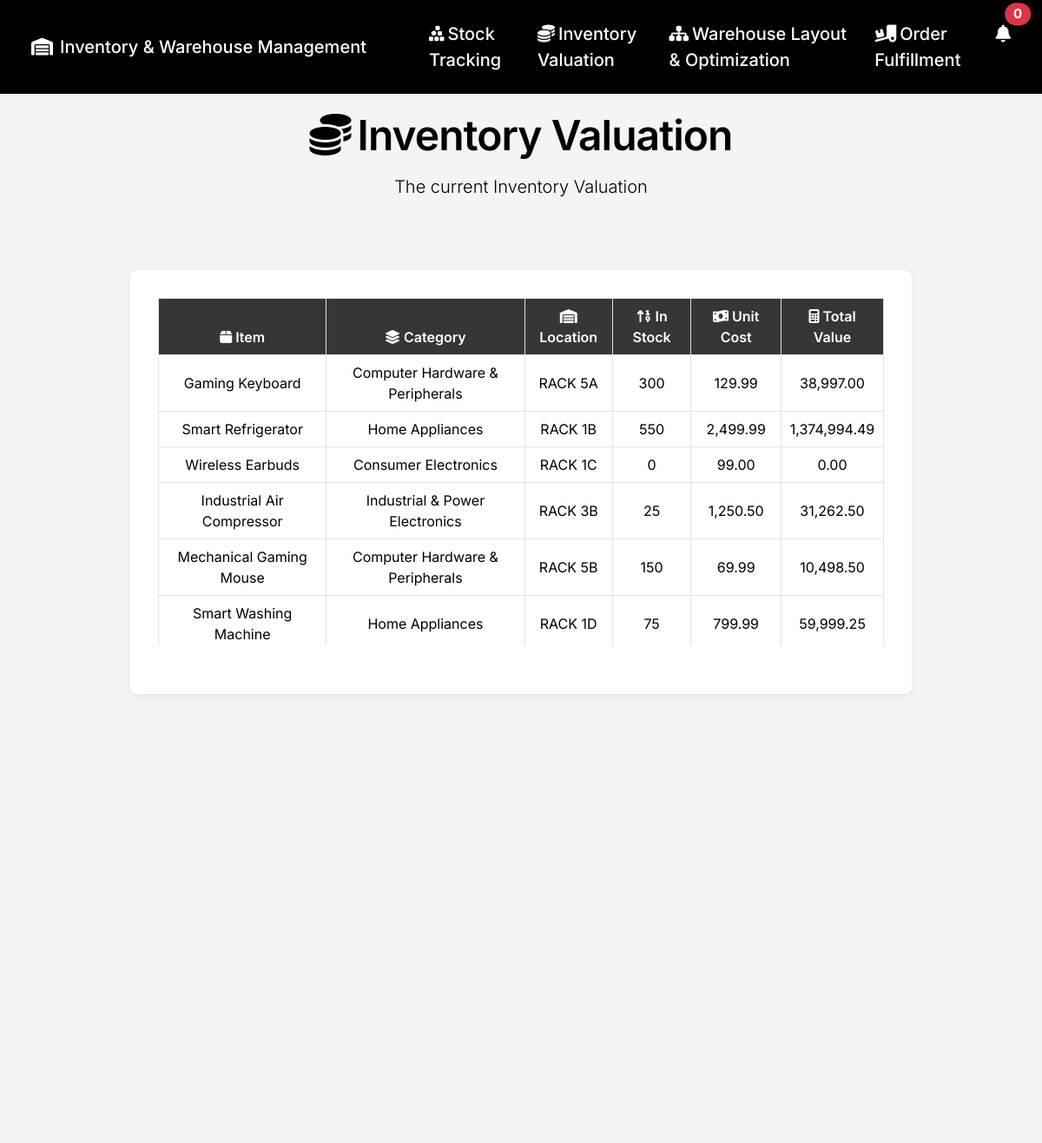
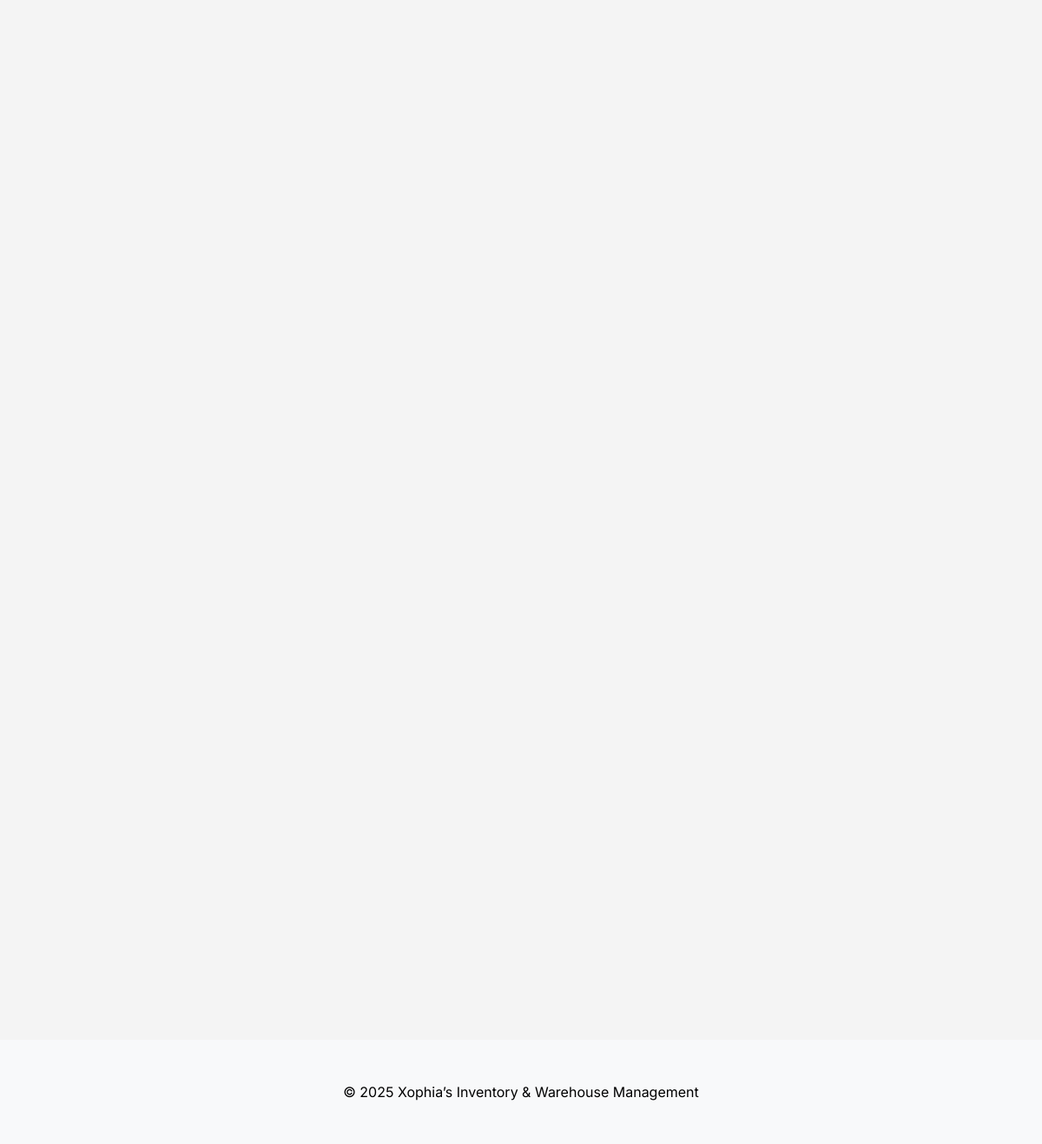
The page /inventory-valuation.php on the database its author committed (2 pictures, top to bottom).
### tables this page shows
CREATE TABLE `stocks` (
  `item` varchar(100) NOT NULL,
  `bar` varchar(255) NOT NULL,
  `category` varchar(100) NOT NULL,
  `location` varchar(100) NOT NULL,
  `price` float(255,2) NOT NULL,
  `id` int(10) NOT NULL,
  `stock` int(255) DEFAULT NULL,
  `notified` tinyint(1) DEFAULT 0
);

### inventory-valuation.php (the view, shortened to what this page needs)
<?php
include "config/config.php";
?>
<!DOCTYPE html>
<html lang="en">
<head>
    <link rel="stylesheet" href="https://cdn.jsdelivr.net/npm/bootstrap@5.3.3/dist/css/bootstrap.min.css">
    <link rel="stylesheet" href="https://cdnjs.cloudflare.com/ajax/libs/font-awesome/6.5.2/css/all.min.css">
    <link rel="stylesheet" href="https://cdnjs.cloudflare.com/ajax/libs/animate.css/4.1.1/animate.min.css"/>
</head>
<body>
    <nav class="navbar navbar-expand-lg navbar-dark fixed-top py-3">
        <div class="container-fluid">
            <a class="navbar-brand ps-4" href="index.php">
              <i class="fa-solid fa-warehouse me-2"></i>Inventory & Warehouse Management
            </a>
            <div class="collapse navbar-collapse justify-content-end" id="navbarNav">
                <ul class="navbar-nav gap-3">
                    <li class="nav-item ms-5">
                        <a class="nav-link" href="stock-tracking.php"><i class="fa-solid fa-cubes-stacked me-1"></i>Stock Tracking</a>
                    </li>
                    <li class="nav-item">
                        <a class="nav-link" href="inventory-valuation.php"><i class="fa-solid fa-coins me-1"></i>Inventory Valuation</a>
                    </li>
                    <li class="nav-item">
                        <a class="nav-link" href="warehouse-layout-optimization.php"><i class="fa-solid fa-sitemap me-1"></i>Warehouse Layout & Optimization</a>
                    </li>
                    <li class="nav-item">
                        <a class="nav-link" href="order-fulfillment.php"><i class="fa-solid fa-truck-ramp-box me-1"></i>Order Fulfillment</a>
                    </li>
                    <li>
                        <div class="nav-item dropdown me-3">
                           <a class="nav-link position-relative" href="#" id="notificationDropdown" data-bs-toggle="dropdown" aria-expanded="false" onclick="markNotificationsSeen()">
                                <i class="fa-solid fa-bell"></i>
                                <span class="position-absolute top-0 start-100 translate-middle badge rounded-pill bg-danger">
                                    <?php
                                    $query = "SELECT COUNT(*) as con FROM stocks WHERE stock < 49 AND notified = 0";
                                    $result = mysqli_query($conn, $query);
                                    echo mysqli_fetch_array($result)['con'];
                                    ?>
                                </span>
                            </a>
                        </div>
                    </li>
                </ul>
            </div>
        </div>
    </nav>
    <div class="container text-center" style="margin-top: 120px;">
        <div class="row mb-4">
            <div class="col-12 animate__animated animate__fadeInLeft">
                <div class="section-title mb-2">
                    <i class="fa-solid fa-coins me-2"></i>Inventory Valuation
                </div>
                <p class="lead">
                    The current Inventory Valuation
                </p>
            </div>
        </div>
        <hr class="divider">
        <div class="main-container section-image-animate">
            <div class="table-responsive mb-4">
                <table class="table table-bordered align-middle">
                    <thead>
                        <tr>
                            <th scope="col"><i class="fa-solid fa-box"></i> Item</th>
                            <th scope="col"><i class="fa-solid fa-layer-group"></i> Category</th>
                            <th scope="col"><i class="fa-solid fa-warehouse"></i> Location</th>
                            <th scope="col"><i class="fa-solid fa-sort-numeric-up"></i> In Stock</th>
                            <th scope="col"><i class="fa-solid fa-money-bill-wave"></i> Unit Cost</th>
                            <th scope="col"><i class="fa-solid fa-calculator"></i> Total Value</th>
                        </tr>
                    </thead>
                    <tbody>
                        <?php
                            $query = "SELECT *, (price * stock) as totalCost FROM stocks";
                            $res = mysqli_query($conn, $query);
                            while ($data = mysqli_fetch_array($res)) {
                        ?>
                        <tr>
                            <td><?php echo htmlspecialchars($data['item']); ?></td>
                            <td><?php echo htmlspecialchars($data['category']); ?></td>
                            <td><?php echo htmlspecialchars($data['location']); ?></td>
                            <td><?php echo (int)$data['stock']; ?></td>
                            <td><?php echo number_format($data['price'], 2); ?></td>
                            <td><?php echo number_format($data['totalCost'], 2); ?></td>
                        </tr>
                        <?php
                            }
                        ?>
                    </tbody>
                </table>
            </div>
        </div>
    </div>
    <footer class="bg-light py-5 mt-5">
        <div class="container text-center">
            &copy; <?= date("Y") ?> Xophia’s Inventory & Warehouse Management
        </div>
    </footer>
</body>
</html>

### inventory-valuation.php (style rules this page uses)
html { scroll-behavior: smooth; }
body { font-family: 'Inter', Arial, sans-serif; background: #f4f4f4; color: #000; }
footer { position: absolute; bottom: 0; left: 0; right: 0; }
.navbar { background: #000 !important; }
.navbar-brand, .nav-link, .navbar-text { color: #fff !important; font-weight: 500; font-size: 20px; }
.section-title { font-size: 48px; font-weight: 600; letter-spacing: -0.02em; }
.main-container { margin: 2em auto; max-width: 900px; background: #fff; padding: 2em; border-radius: 8px; box-shadow: 0 2px 8px 0 #00000011; }
.table thead th { background: #363636; color: #fff; font-weight: 600; position: sticky; top: 0; z-index: 10; }
.table tbody tr { background: #fff; }
.table tbody tr:nth-child(even) { background: #f2f2f2; }
.divider { border-top: 1px solid #E6E6E6; margin: 2rem 0; }
.section-image-animate { opacity: 0; transform: translateY(40px); transition: opacity 1.1s cubic-bezier(0.23,1,0.32,1), transform 1.1s cubic-bezier(0.23,1,0.32,1); }
.section-image-animate.in-view { opacity: 1 !important; transform: none !important; }
.table-responsive { max-height: 400px; overflow-y: auto; display: block; }

### rows shown on the page
stocks: item "Gaming Keyboard", category "Computer Hardware & Peripherals", location "RACK 5A", stock "300", price "129.99", totalCost "38,997.00"
stocks: item "Smart Refrigerator", category "Home Appliances", location "RACK 1B", stock "550", price "2,499.99", totalCost "1,374,994.49"
stocks: item "Wireless Earbuds", category "Consumer Electronics", location "RACK 1C", stock "0", price "99.00", totalCost "0.00"
stocks: item "Industrial Air Compressor", category "Industrial & Power Electronics", location "RACK 3B", stock "25", price "1,250.50", totalCost "31,262.50"
stocks: item "Mechanical Gaming Mouse", category "Computer Hardware & Peripherals", location "RACK 5B", stock "150", price "69.99", totalCost "10,498.50"
stocks: item "Smart Washing Machine", category "Home Appliances", location "RACK 1D", stock "75", price "799.99", totalCost "59,999.25"

### other values the page prints
mysqli_fetch_array($result)['con'] "0"
